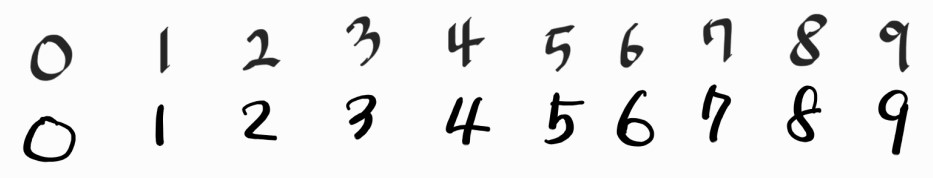
#> input picture data1.jpg, 933 x 178 px
$ python datasetmake_0601.py
#> lines starting #> are read from the running program, lines starting #| are printed output that depends on the picture; after the words box and inside, x2 and y2 are one past the last pixel; in counts of white or black regions, pixels touching at a corner belong together
import cv2
import numpy as np
import matplotlib.pyplot as plt

filename = 'data1.jpg'

#1
src = cv2.imread(filename,cv2.IMREAD_GRAYSCALE) #그레이 스케일로 변환
#> src is the input picture: shape (178, 933); min 0, max 255, mean 235.6
#cv2.imshow('gray',src)

#2
ret , binary = cv2.threshold(src,170,255,cv2.THRESH_BINARY_INV) #영상 이진화
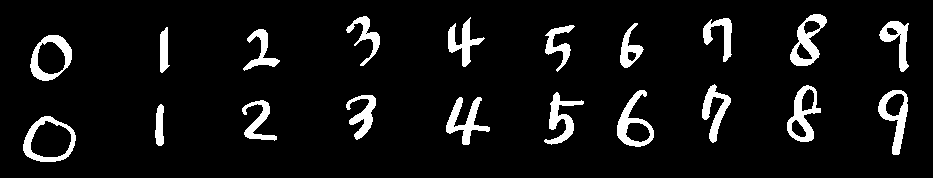
#> binary: shape (178, 933); 7.5% white; 20 white regions, largest, box (x1, y1, x2, y2) and area: (790, 14, 827, 66) 811, (787, 85, 821, 142) 808, (446, 97, 490, 145) 781

#cv2.imshow('binary',binary)

#3 이진화 이미지
binary = cv2.morphologyEx(binary , cv2.MORPH_OPEN , cv2.getStructuringElement(cv2.MORPH_ELLIPSE, (2,2)), iterations = 2)
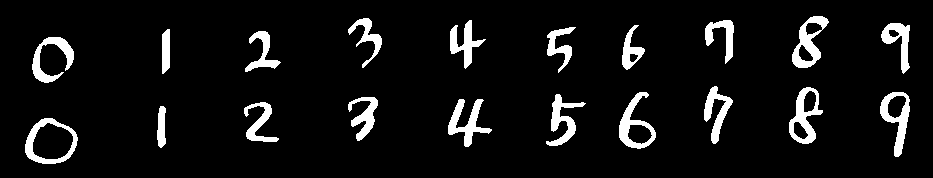
#> binary: shape (178, 933); 7.4% white; 20 white regions
#cv2.imshow('binary',binary)

#4 열기연산을 통해 노이즈 제거
contours , hierarchy = cv2.findContours(binary , cv2.RETR_EXTERNAL , cv2.CHAIN_APPROX_SIMPLE)
#> contours = 20 contours; largest, box (x1, y1, x2, y2) and area: (25, 118, 78, 164) 1784, (789, 87, 823, 144) 1093, (619, 92, 656, 149) 1031, (792, 16, 829, 68) 1018, (880, 92, 910, 157) 985
#외곽선 검출
color = cv2.cvtColor(binary, cv2.COLOR_GRAY2BGR) #이진화 이미지를 color이미지로 복사(확인용)
#> color: shape (178, 933, 3); 7.4% white; 20 white regions, largest, box (x1, y1, x2, y2) and area: (789, 87, 823, 144) 819, (792, 16, 829, 68) 810, (448, 99, 492, 147) 784
cv2.drawContours(color , contours , -1 , (0,255,0),3) #초록색으로 외곽선을 그려준다.
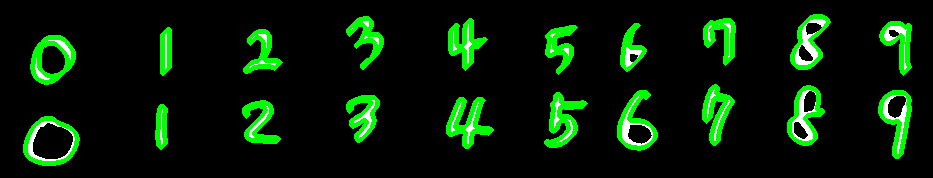
#> color: shape (178, 933, 3); mean B, G, R 5.6, 28.9, 5.6

#리스트연산을 위해 초기변수 선언
bR_arr = []
digit_arr = []
digit_arr2 = []
count = 0

#검출한 외곽선에 사각형을 그려서 배열에 추가
for i in range(len(contours)) :
    bin_tmp = binary.copy()
    x,y,w,h = cv2.boundingRect(contours[i])
    bR_arr.append([x,y,w,h])
#> this loop made 20 passes
#> (x, y, w, h) on passes 1 to 12: (25, 118, 53, 46), (157, 106, 9, 42), (244, 102, 35, 40), (448, 99, 44, 48), (348, 97, 30, 44), (546, 94, 40, 52), (880, 92, 30, 65), (619, 92, 37, 57), (789, 87, 34, 57), (704, 86, 29, 58), (32, 37, 42, 46), (245, 31, 36, 41)
#> after the loop, bR_arr = 20 items, first 6: [25, 118, 53, 46], [157, 106, 9, 42], [244, 102, 35, 40], [448, 99, 44, 48], [348, 97, 30, 44], [546, 94, 40, 52]

#5
print(bR_arr[:5])
#| [[25, 118, 53, 46], [157, 106, 9, 42], [244, 102, 35, 40], [448, 99, 44, 48], [348, 97, 30, 44]]
#x값을 기준으로 배열을 정렬
bR_arr = sorted(bR_arr, key=lambda num : num[0], reverse = False)
#> bR_arr = 20 items, first 6: [25, 118, 53, 46], [32, 37, 42, 46], [157, 106, 9, 42], [162, 29, 8, 45], [244, 102, 35, 40], [245, 31, 36, 41]
print(bR_arr[:5])
#| [[25, 118, 53, 46], [32, 37, 42, 46], [157, 106, 9, 42], [162, 29, 8, 45], [244, 102, 35, 40]]
print(len(bR_arr))
#| 20

#6  box를 그림으로 그려주면서 일정크기 이하의 box를 버려 노이즈를 제거하고 나머지는 이미지로 잘라내어 새로운 배열에 담아주기
# 작은 노이즈데이터 버림,사각형그리기,2개씩 리스트로 다시 묶어서 저장
for x, y, w, h in bR_arr:
    tmp_y = bin_tmp[y - 2:y + h + 2, x - 2:x + w + 2].shape[0]
    tmp_x = bin_tmp[y - 2:y + h + 2, x - 2:x + w + 2].shape[1]
    if tmp_x and tmp_y > 10:
        count += 1
        cv2.rectangle(color, (x - 2, y - 2), (x + w + 2, y + h + 2), (0, 0, 255), 1)
        digit_arr.append(bin_tmp[y - 2:y + h + 2, x - 2:x + w + 2])
        if count == 2:
            digit_arr2.append(digit_arr)
            digit_arr = []
            count = 0
#> this loop made 20 passes
#> (x, y, w, h, tmp_y, tmp_x) on passes 1 to 12: (25, 118, 53, 46, 50, 57), (32, 37, 42, 46, 50, 46), (157, 106, 9, 42, 46, 13), (162, 29, 8, 45, 49, 12), (244, 102, 35, 40, 44, 39), (245, 31, 36, 41, 45, 40), (348, 97, 30, 44, 48, 34), (348, 18, 34, 50, 54, 38), (448, 99, 44, 48, 52, 48), (450, 20, 36, 49, 53, 40), (546, 94, 40, 52, 56, 44), (547, 27, 29, 46, 50, 33)
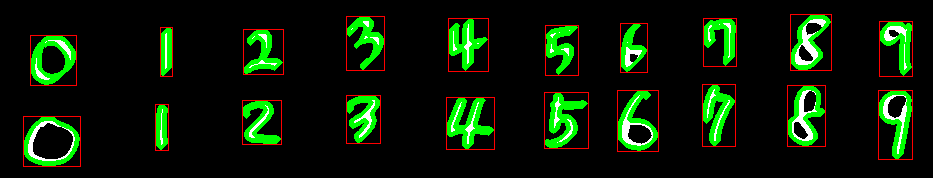
#> color: shape (178, 933, 3); 2.15% of pixels changed, all inside (x1, y1, x2, y2) = (23, 14, 913, 167)
#> after the loop, count = 0; digit_arr = []; digit_arr2 = 10 items

cv2.imshow('contours', color)
print(len(digit_arr2[0]))
#| 2

#7
#리스트에 저장된 이미지를 32x32의 크기로 리사이즈해서 순서대로 저장
for i in range(0,len(digit_arr2)) :
    for j in range(len(digit_arr2[i])) :
        count += 1
        if i == 1 :         #1일 경우 비율 유지를 위해 마스크를 만들어 그위에 얹어줌
            width = digit_arr2[i][j].shape[1]
            height = digit_arr2[i][j].shape[0]
            tmp = (height - width)/2
            mask = np.zeros((height,height))
            mask[0:height,int(tmp):int(tmp)+width] = digit_arr2[i][j]
            digit_arr2[i][j] = cv2.resize(mask,(32,32))
        else:
            digit_arr2[i][j] = cv2.resize(digit_arr2[i][j],(32,32))
#        if i == 9 : i = -1
        cv2.imwrite('./data/'+str(i)+'_'+str(j)+'.png',digit_arr2[i][j])
#> this loop made 10 passes
#> pass 1, `cv2.imwrite('./data/'+str(i)+'_'+str(j)+'.png',digit_arr2[i][j])`:
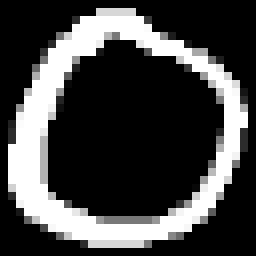
#> saved as 0_0.png: shape (32, 32) (shown 8 times larger); min 0, max 255, mean 68.4
#> pass 1, `cv2.imwrite('./data/'+str(i)+'_'+str(j)+'.png',digit_arr2[i][j])`:
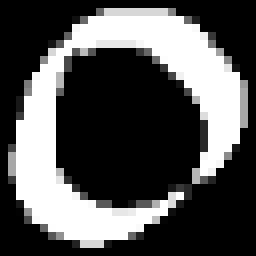
#> saved as 0_1.png: shape (32, 32) (shown 8 times larger); min 0, max 255, mean 83.2
#> after the loop:
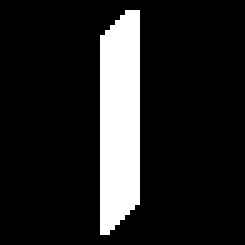
#> mask: shape (49, 49) float64 (shown 5 times larger); 13.5% white; 1 white region, box (x1, y1, x2, y2) and area: (20, 2, 28, 47) 324
#> after the loop, count = 20


k = cv2.waitKey(0)
#> (key Esc is pressed here)
cv2.destroyAllWindows()

plt.show()
